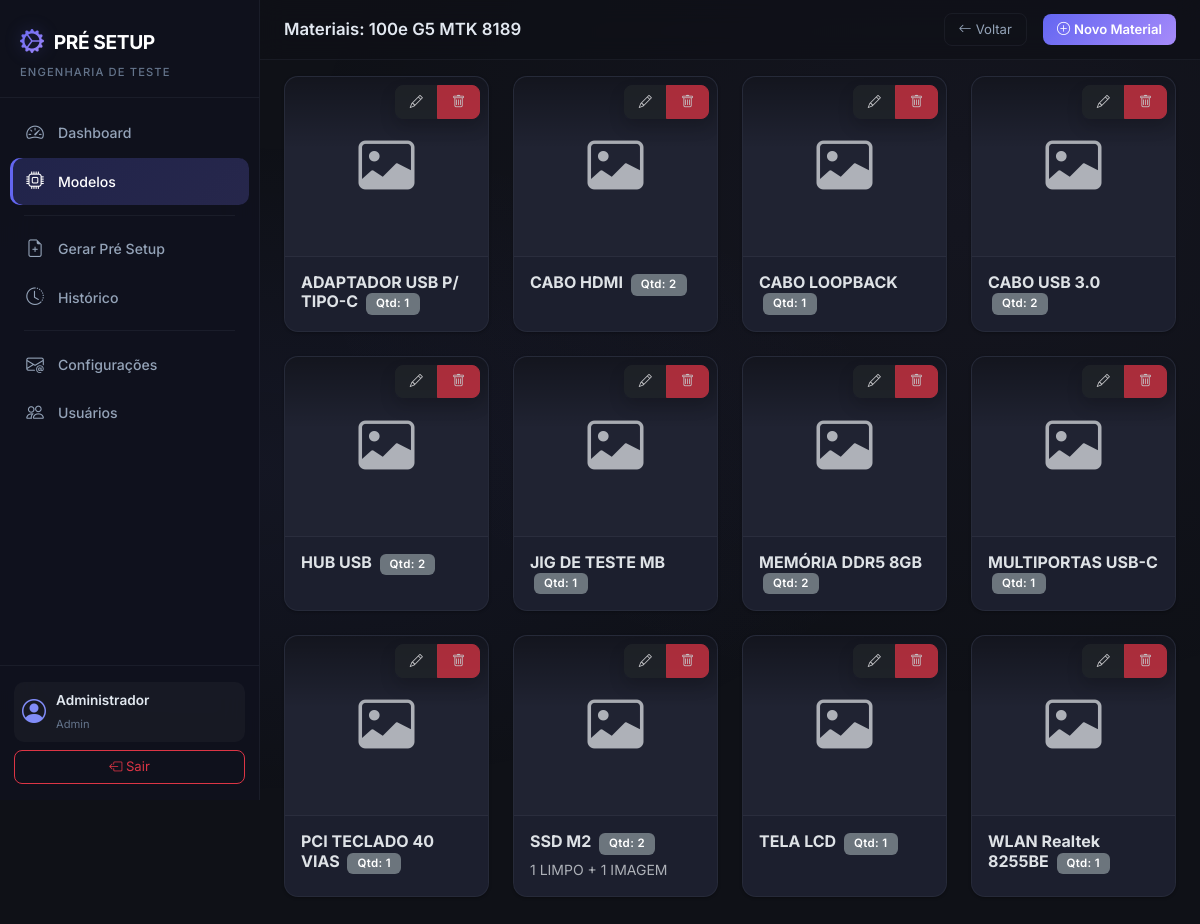
Page /models/14/materials (signed in) on the committed database.
### app/models.py (models this page shows, shortened)
class User(UserMixin, db.Model):
    __tablename__ = 'users'
    id = db.Column(db.Integer, primary_key=True)
    name = db.Column(db.String(150), nullable=False)
    username = db.Column(db.String(150), unique=True, nullable=False)
    email = db.Column(db.String(150), unique=True, nullable=True)
    password_hash = db.Column(db.String(256), nullable=False)
    profile = db.Column(db.String(50), nullable=False, default='Engenharia')  # Admin, Engenharia
    is_active_user = db.Column(db.Boolean, default=True)
    created_at = db.Column(db.DateTime, default=datetime.now)
    setups = db.relationship('PreSetup', backref='user', lazy='dynamic')
    @property
    def is_active(self):
        return self.is_active_user

class ProductModel(db.Model):
    __tablename__ = 'product_models'
    id = db.Column(db.Integer, primary_key=True)
    name = db.Column(db.String(150), unique=True, nullable=False)
    product_type = db.Column(db.String(50), nullable=False)  # Notebook, Desktop, Tiny
    station = db.Column(db.String(50), nullable=True)  # FCT, SHELL, IO
    is_active = db.Column(db.Boolean, default=True)
    created_at = db.Column(db.DateTime, default=datetime.now)
    template_items = db.relationship('TemplateItem', backref='product_model', lazy='dynamic',
                                     cascade='all, delete-orphan')
    items = db.relationship('Item', backref='product_model', lazy='dynamic',
                            cascade='all, delete-orphan')
    setups = db.relationship('PreSetup', backref='product_model', lazy='dynamic')

class Item(db.Model):
    __tablename__ = 'items'
    id = db.Column(db.Integer, primary_key=True)
    product_model_id = db.Column(db.Integer, db.ForeignKey('product_models.id'), nullable=True) # Temporarily nullable for migration
    name = db.Column(db.String(200), nullable=False)
    internal_code = db.Column(db.String(50), unique=False, nullable=True) # Removing unique constraint for simplicity
    category = db.Column(db.String(50), nullable=False, default='GERAL')
    description = db.Column(db.Text, nullable=True)
    image_filename = db.Column(db.String(300), nullable=True)
    quantity = db.Column(db.Integer, nullable=False, default=1)
    is_active = db.Column(db.Boolean, default=True)
    created_at = db.Column(db.DateTime, default=datetime.now)

### app/models_blueprint/routes.py (the view)
@models_bp.route('/<int:model_id>/materials')
@login_required
@admin_required
def materials(model_id):
    model = ProductModel.query.get_or_404(model_id)
    materials = Item.query.filter_by(product_model_id=model_id).order_by(Item.name).all()
    return render_template('models/materials.html', model=model, materials=materials)

### app/models.py (called while the page is built)
@login_manager.user_loader
def load_user(user_id):
    return User.query.get(int(user_id))

### app/templates/models/materials.html (shortened to what this page needs)
{% extends "base.html" %}
{% block page_title %}Materiais: {{ model.name }}{% endblock %}
{% block page_actions %}
<a href="{{ url_for('models_blueprint.index') }}" class="btn btn-outline-secondary btn-sm me-2">
    <i class="bi bi-arrow-left me-1"></i>Voltar
</a>
<button class="btn btn-primary btn-sm" data-bs-toggle="modal" data-bs-target="#addMaterialModal">
    <i class="bi bi-plus-circle me-1"></i>Novo Material
</button>
{% endblock %}
{% block content %}
<div class="row">
    {% if materials %}
    {% for material in materials %}
    <div class="col-xl-3 col-lg-4 col-md-6 mb-4">
        <div class="card card-custom h-100">
            <div class="position-relative">
                {% if material.image_filename %}
                <img src="{{ url_for('static', filename='uploads/' + material.image_filename) }}"
                    class="card-img-top material-img" alt="{{ material.name }}">
                {% else %}
                <div class="material-img-placeholder d-flex align-items-center justify-content-center">
                    <i class="bi bi-image text-muted display-4"></i>
                </div>
                {% endif %}
                <div class="card-img-overlay d-flex justify-content-end align-items-start p-2">
                    <div class="btn-group shadow">
                        <button class="btn btn-dark btn-sm opacity-75" data-bs-toggle="modal"
                            data-bs-target="#editMaterialModal{{ material.id }}">
                            <i class="bi bi-pencil"></i>
                        </button>
                        <button class="btn btn-danger btn-sm opacity-75" data-bs-toggle="modal"
                            data-bs-target="#deleteMaterialModal{{ material.id }}">
                            <i class="bi bi-trash"></i>
                        </button>
                    </div>
                </div>
            </div>
            <div class="card-body">
                <h6 class="card-title fw-bold {% if material.description %}mb-1{% else %}mb-0{% endif %}">
                    {{ material.name }}
                    <span class="badge bg-secondary ms-1">Qtd: {{ material.quantity }}</span>
                </h6>
                {% if material.description %}
                <p class="card-text text-muted small mb-0">
                    {{ material.description }}
                </p>
                {% endif %}
            </div>
        </div>
    </div>
    {% endfor %}
    {% endif %}
</div>
{% endblock %}

### app/templates/base.html (shortened to what this page needs)
<!DOCTYPE html>
<html lang="pt-BR" data-bs-theme="dark">
<head>
    <link href="https://cdn.jsdelivr.net/npm/bootstrap@5.3.3/dist/css/bootstrap.min.css" rel="stylesheet">
    <link href="https://cdn.jsdelivr.net/npm/bootstrap-icons@1.11.3/font/bootstrap-icons.min.css" rel="stylesheet">
    <link rel="stylesheet" href="{{ url_for('static', filename='css/style.css') }}">
</head>
<body>
    {% if current_user.is_authenticated %}
    <nav class="sidebar" id="sidebar">
        <div class="sidebar-header">
            <div class="sidebar-brand">
                <i class="bi bi-gear-wide-connected"></i>
                <span>PRÉ SETUP</span>
            </div>
            <small class="sidebar-subtitle">Engenharia de Teste</small>
        </div>
        <ul class="sidebar-nav">
            <li class="sidebar-nav-item">
                <a href="{{ url_for('dashboard.index') }}" class="sidebar-nav-link {% if request.endpoint == 'dashboard.index' %}active{% endif %}">
                    <i class="bi bi-speedometer2"></i>
                    <span>Dashboard</span>
                </a>
            </li>
            {% if current_user.profile == 'Admin' %}
            <li class="sidebar-nav-item">
                <a href="{{ url_for('models_blueprint.index') }}" class="sidebar-nav-link {% if 'models_blueprint' in request.endpoint %}active{% endif %}">
                    <i class="bi bi-cpu"></i>
                    <span>Modelos</span>
                </a>
            </li>
            {% endif %}
            <li class="sidebar-divider"></li>
            <li class="sidebar-nav-item">
                <a href="{{ url_for('setup_requests.generate_select') }}" class="sidebar-nav-link {% if request.endpoint == 'setup_requests.generate_select' or request.endpoint == 'setup_requests.generate_form' %}active{% endif %}">
                    <i class="bi bi-file-earmark-plus"></i>
                    <span>Gerar Pré Setup</span>
                </a>
            </li>
            <li class="sidebar-nav-item">
                <a href="{{ url_for('setup_requests.history') }}" class="sidebar-nav-link {% if request.endpoint == 'setup_requests.history' or request.endpoint == 'setup_requests.detail' %}active{% endif %}">
                    <i class="bi bi-clock-history"></i>
                    <span>Histórico</span>
                </a>
            </li>
            {% if current_user.profile == 'Admin' %}
            <li class="sidebar-divider"></li>
            <li class="sidebar-nav-item">
                <a href="{{ url_for('email_config.index') }}" class="sidebar-nav-link {% if 'email_config' in request.endpoint %}active{% endif %}">
                    <i class="bi bi-envelope-at"></i>
                    <span>Configurações</span>
                </a>
            </li>
            <li class="sidebar-nav-item">
                <a href="{{ url_for('users.index') }}" class="sidebar-nav-link {% if 'users' in request.endpoint %}active{% endif %}">
                    <i class="bi bi-people"></i>
                    <span>Usuários</span>
                </a>
            </li>
            {% endif %}
        </ul>
        <div class="sidebar-footer">
            <div class="sidebar-user">
                <i class="bi bi-person-circle"></i>
                <div>
                    <div class="sidebar-user-name">{{ current_user.name }}</div>
                    <small class="sidebar-user-role">{{ current_user.profile }}</small>
                </div>
            </div>
            <a href="{{ url_for('auth.logout') }}" class="btn btn-outline-danger btn-sm w-100 mt-2">
                <i class="bi bi-box-arrow-left"></i> Sair
            </a>
        </div>
    </nav>
    <main class="main-content">
        <div class="topbar">
            <h5 class="topbar-title">{% block page_title %}{% endblock %}</h5>
            <div class="topbar-actions">
                {% block page_actions %}{% endblock %}
            </div>
        </div>
        <div class="container-fluid px-4 py-3">
            {% block content %}{% endblock %}
        </div>
    </main>
    {% else %}
        {% block fullpage %}{% endblock %}
    {% endif %}
</body>
</html>

### app/templates/models/materials.html (style rules this page uses)
.material-img-placeholder { height: 180px; background: rgba(255, 255, 255, 0.02); border-bottom: 1px solid var(--border-color); }
.card-img-overlay { background: linear-gradient(to bottom, rgba(0, 0, 0, 0.4) 0%, transparent 40%); }

### rows in the picture
User: name "Administrador", profile "Admin"
ProductModel: name "100e G5 MTK 8189"
Item: name "ADAPTADOR USB P/ TIPO-C", quantity "1"
Item: name "CABO HDMI", quantity "2"
Item: name "CABO LOOPBACK", quantity "1"
Item: name "CABO USB 3.0", quantity "2"
Item: name "HUB USB", quantity "2"
Item: name "JIG DE TESTE MB", quantity "1"
Item: name "MEMÓRIA DDR5 8GB", quantity "2"
Item: name "MULTIPORTAS USB-C", quantity "1"
Item: name "PCI TECLADO 40 VIAS", quantity "1"
Item: name "SSD M2", quantity "2", description "1 LIMPO + 1 IMAGEM"
Item: name "TELA LCD", quantity "1"
Item: name "WLAN Realtek 8255BE", quantity "1"
